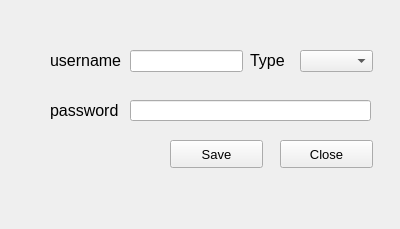
<?xml version="1.0" encoding="UTF-8"?>
<ui version="4.0">
 <class>Form</class>
 <widget class="QWidget" name="Form">
  <property name="geometry">
   <rect>
    <x>0</x>
    <y>0</y>
    <width>400</width>
    <height>229</height>
   </rect>
  </property>
  <property name="font">
   <font>
    <pointsize>10</pointsize>
   </font>
  </property>
  <property name="windowTitle">
   <string>Form</string>
  </property>
  <widget class="QLabel" name="label">
   <property name="geometry">
    <rect>
     <x>50</x>
     <y>50</y>
     <width>71</width>
     <height>21</height>
    </rect>
   </property>
   <property name="font">
    <font>
     <pointsize>12</pointsize>
    </font>
   </property>
   <property name="text">
    <string>username</string>
   </property>
  </widget>
  <widget class="QLabel" name="label_2">
   <property name="geometry">
    <rect>
     <x>50</x>
     <y>100</y>
     <width>71</width>
     <height>21</height>
    </rect>
   </property>
   <property name="font">
    <font>
     <pointsize>12</pointsize>
    </font>
   </property>
   <property name="text">
    <string>password</string>
   </property>
  </widget>
  <widget class="QLabel" name="label_3">
   <property name="geometry">
    <rect>
     <x>250</x>
     <y>45</y>
     <width>41</width>
     <height>31</height>
    </rect>
   </property>
   <property name="font">
    <font>
     <pointsize>12</pointsize>
    </font>
   </property>
   <property name="text">
    <string>Type</string>
   </property>
  </widget>
  <widget class="QComboBox" name="comboBox">
   <property name="geometry">
    <rect>
     <x>300</x>
     <y>50</y>
     <width>73</width>
     <height>22</height>
    </rect>
   </property>
  </widget>
  <widget class="QLineEdit" name="lineEdit_2">
   <property name="geometry">
    <rect>
     <x>130</x>
     <y>100</y>
     <width>241</width>
     <height>21</height>
    </rect>
   </property>
   <property name="text">
    <string/>
   </property>
  </widget>
  <widget class="QPushButton" name="pushButton">
   <property name="geometry">
    <rect>
     <x>280</x>
     <y>140</y>
     <width>93</width>
     <height>28</height>
    </rect>
   </property>
   <property name="text">
    <string>Close</string>
   </property>
   <property name="icon">
    <iconset>
     <normaloff>pic/close.png</normaloff>pic/close.png</iconset>
   </property>
   <property name="iconSize">
    <size>
     <width>15</width>
     <height>15</height>
    </size>
   </property>
  </widget>
  <widget class="QPushButton" name="pushButton_2">
   <property name="geometry">
    <rect>
     <x>170</x>
     <y>140</y>
     <width>93</width>
     <height>28</height>
    </rect>
   </property>
   <property name="text">
    <string>Save</string>
   </property>
   <property name="icon">
    <iconset>
     <normaloff>pic/save.png</normaloff>pic/save.png</iconset>
   </property>
   <property name="iconSize">
    <size>
     <width>15</width>
     <height>15</height>
    </size>
   </property>
  </widget>
  <widget class="QLineEdit" name="lineEdit">
   <property name="geometry">
    <rect>
     <x>130</x>
     <y>50</y>
     <width>113</width>
     <height>22</height>
    </rect>
   </property>
  </widget>
 </widget>
 <resources/>
 <connections/>
</ui>
